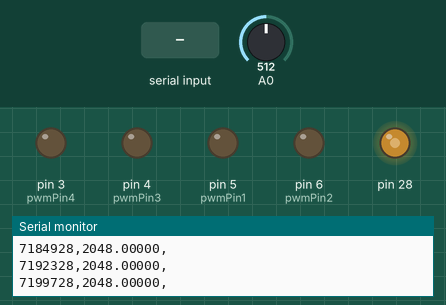
A sketch run on a simulated Teensy 4. Parts: output pins drawn as LEDs (lit = HIGH), the last lines printed to the serial monitor. The inputs (shaded band) are chosen by the test bench; at power-on: A0 = 512 (analog values on the 0–1023 scale).

Above: at 7.2 s.
7.3 s: byte 30 received over Serial
At 8.3 s:
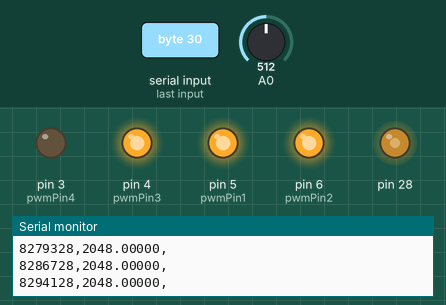
Timing chart, 0 to 10.3 s (numbered marks = the images above; inputs shaded):
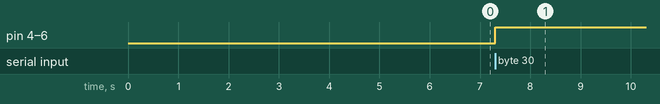

The sketch:

DC_DSP_150714_KD.ino
```cpp
/*
Low Pass filtering PMT DC signal.

*/
//Duty cycle for each pin - Change accordingly - Max of 0.5 increments
#define D_CYCLE1 100
#define D_CYCLE2 100
#define D_CYCLE3 100
#define D_CYCLE4 100

//new board
int pwmPin1 = 5;
int pwmPin2 = 6;
int pwmPin3 = 4;
int pwmPin4 = 3;//HVcontrol


//Variables
int RESOLUTION = 4096; //12 bits max resolution (DO NOT CHANGE)

int incomingByte=0;

#define BAUD_RATE 115200
#define TIMER_INT_MICROS 200
#define LENGTH_OF_DAC 10
#define N_FILTER_LENGTH 37
#define LENGTH_OF_SIGNAL 37

int in_array[LENGTH_OF_SIGNAL];
float after_LPF;

int n_samp;
int time;
bool volatile LP_Flag = false;
float correction_factor;

IntervalTimer timer0;
int dac_lut[LENGTH_OF_DAC];
float twopi = 3.14159265359 * 2;
int j;

// 1=raised cosine (calculated), 2=impulse, 3=raised cosine from lut, 4=rectangular pulse,
// 5=rectangular modulation of raised cosine, 6=Gaussian modulation of raised cosine

#define SIMULATED_SIGNAL_SELECTION 1
#define LENGTH_OF_TEST_SIGNAL 1000
float test_signal[LENGTH_OF_TEST_SIGNAL];
int volatile index_test_signal;

//-----------------------------------------------------------------
void setup_test_signal() {
  int mid, width;
  switch (SIMULATED_SIGNAL_SELECTION) {
    case 1: // raised cosine as float in range [0,2]
      for (int ii = 0; ii < LENGTH_OF_TEST_SIGNAL; ii++) {
        test_signal[ii] = 1.0 + cos(twopi*((float) ii)/ LENGTH_OF_DAC);
      }
      break;
    case 2: // impulse with range [0,1]
      for (int ii=0; ii<LENGTH_OF_TEST_SIGNAL; ii++) test_signal[ii] = 0.0;
      test_signal[LENGTH_OF_TEST_SIGNAL/2] = 1.0;
      break;
    case 3: // raised cosine using look up table, range is [0,4094]
      for (int ii=0; ii<LENGTH_OF_TEST_SIGNAL; ii++) {
        test_signal[ii] = dac_lut[ii % LENGTH_OF_DAC];
      }
      break;
    case 4: // rectangular pulse with range [0,1]
      mid = LENGTH_OF_TEST_SIGNAL/2; width = LENGTH_OF_TEST_SIGNAL/4;
      for (int ii=0; ii<LENGTH_OF_TEST_SIGNAL; ii++) test_signal[ii] = 0.0;
      for (int ii=mid-width/2; ii<mid+width/2; ii++) test_signal[ii] = 1.0;
      break;
    case 5: // rectangular modulation of raised cosine, range [0,2]
      mid = LENGTH_OF_TEST_SIGNAL/2; width = LENGTH_OF_TEST_SIGNAL/4;
      for (int ii=0; ii<LENGTH_OF_TEST_SIGNAL; ii++) test_signal[ii] = 0.0;
      for (int ii=mid-width/2; ii<mid+width/2; ii++) test_signal[ii] = 1.0;
      for (int ii = 0; ii < LENGTH_OF_TEST_SIGNAL; ii++) {
        test_signal[ii] *= 1.0 + cos(twopi*((float) ii)/ LENGTH_OF_DAC);
      }
      break;
    case 6: // Gaussian modulation of raised cosine, range [0,2]
      mid = LENGTH_OF_TEST_SIGNAL/2; width = LENGTH_OF_TEST_SIGNAL/8;
      for (int ii = 0; ii < LENGTH_OF_TEST_SIGNAL; ii++) {
        test_signal[ii] = exp( -pow((ii-mid),2.0)/(2.0*pow(width,2.0)) );
        test_signal[ii] *= (1.0 + cos(twopi*((float) ii)/ LENGTH_OF_DAC));
      }
      break;
    default:
      break;
   }
}

//-----------------------------------------------------------------

// Coefficients for FIR low-pass filter
// Order: 31
// Fs = 1000
// Fpass = 5
// Fstop = 30
// Density Factor 20
float lp_filter_coeff[N_FILTER_LENGTH] = {
           0.000326, 0.000692, 0.001207, 0.001891, 0.002756,
           0.003806, 0.005036, 0.006430, 0.007961, 0.009591,
           0.011275, 0.012958, 0.014582, 0.016086, 0.017413,
           0.018507, 0.019325, 0.019829, 0.020000, 0.019829,
           0.019325, 0.018507, 0.017413, 0.016086, 0.014582,
           0.012958, 0.011275, 0.009591, 0.007961, 0.006430,
           0.005036, 0.003806, 0.002756, 0.001891, 0.001207, 0.000692, 0.000326};

//----------------------------------------------------------------------

void LUT(){
   for(int i = 0; i < LENGTH_OF_DAC; i++){
     dac_lut[i] = (int) ((cos(twopi*((float) i)/ LENGTH_OF_DAC) + 1)*2050);
   }
}
//------------------------------------------------------------
void ISR(){
  // Set up the DAC
  //if(j >= LENGTH_OF_DAC){
  //  j = 0;
  //}
  //analogWrite(A14, dac_lut[j]);
  //j++;

  in_array[n_samp] = analogRead(0);//test_signal[index_test_signal];
  n_samp++;
  if(n_samp >= LENGTH_OF_SIGNAL){
    n_samp = 0;
    LP_Flag = true;
  }
  index_test_signal++;
  if(index_test_signal >= LENGTH_OF_TEST_SIGNAL) index_test_signal = 0;
}
//-------------------------------------------------------

float execute_LPF(){
  int lp_fifo_num = 36;

  float y_LPF = in_array[lp_fifo_num]*lp_filter_coeff[0];

  for(int fir_counter = 1; fir_counter < N_FILTER_LENGTH; fir_counter++){
        int fir_index = lp_fifo_num - fir_counter;
      if (fir_index < 0) {
        fir_index += N_FILTER_LENGTH;
      }
      y_LPF += in_array[fir_index] * lp_filter_coeff[fir_counter];

    }
   //Serial.print("\n\r y_LPF: ");
   // Serial.print(y_LPF);

    return y_LPF/correction_factor;
}


//-----------------------------------------------------------------

void timer_setup() { //setup interrupts
  timer0.begin(ISR, TIMER_INT_MICROS);
} //timer_setup()

//---------------------------------------------------------------------

void setup()
{
  //Setting the pins to 1kHz frequency
  analogWriteFrequency(pwmPin1, 1000);
  analogWriteFrequency(pwmPin2, 1000);
  analogWriteFrequency(pwmPin3, 1000);
  analogWriteFrequency(pwmPin4, 1000);
  //Set the pins as outputs
  pinMode(pwmPin1, OUTPUT);
  pinMode(pwmPin2, OUTPUT);
  pinMode(pwmPin3, OUTPUT);
  pinMode(pwmPin4, OUTPUT);

  analogWriteResolution(12); // Set up DAC resolution
  analogReadResolution(12); // Set up DAC resolution
  analogWrite(A14, RESOLUTION/2); // Will output 1.65 volts on DAC to illuminate
                                  // the laser at the same intensity as modulated laser
  //j = 0;
  correction_factor = 0;

  for(int i = 0; i < N_FILTER_LENGTH; i++){
    correction_factor += lp_filter_coeff[i];
  }

  LUT();
  index_test_signal = 0;
  setup_test_signal();
  Serial.begin(BAUD_RATE);
  Serial.flush();
  delay(5000);

  //Serial.print("\n\rHello! Right now we are low pass filtering the input of DC PMT signal.");
  //Serial.print("\n\r Correction factor: ");
  //Serial.print(correction_factor);
  //Serial.print("\n\r");
  delay(1000);
  timer_setup();
}

void loop()
{
  if(LP_Flag){

    //int temp;
    LP_Flag = false;
    after_LPF = execute_LPF();

    //temp = int(after_LPF);
    time = micros(); // the time in microseconds since the program was started

    Serial.print(time); Serial.print(",");
    Serial.print(after_LPF,5); Serial.print(",\n\r");

  //We will write our values as an array of bytes for easy
  //transmission and retrieval
  //unsigned char serialBytes[8];
  //serialBytes[0] = (time >> 24) & 0xff;
  //serialBytes[1] = (time >> 16) & 0xff;
  //serialBytes[2] = (time >> 8) & 0xff;
  //serialBytes[3] = time & 0xff;
  //serialBytes[4] = (temp >> 24) & 0xff;
  //serialBytes[5] = (temp >> 16) & 0xff;
  //serialBytes[6] = (temp >> 8) & 0xff;
  //serialBytes[7] = temp & 0xff;
  //Serial.write(serialBytes,8);
  }

  while(Serial.available())
  {
    incomingByte = Serial.read();
    switch (incomingByte)//Cases are in DEC format
    {
      case 49://Number 1 in 8-bit decimal
        // HV on
        analogWrite(pwmPin1, RESOLUTION*D_CYCLE1/100);
        analogWrite(pwmPin2, RESOLUTION*D_CYCLE2/100);
        analogWrite(pwmPin3, RESOLUTION*D_CYCLE3/100);
        analogWrite(pwmPin4, RESOLUTION*D_CYCLE4/100);//HV on
        break;
      case 50://Number 2 in 8-bit decimal
        // Injection
        analogWrite(pwmPin1, RESOLUTION*(D_CYCLE1-83)/100);
        analogWrite(pwmPin2, RESOLUTION*(D_CYCLE2-83)/100);
        analogWrite(pwmPin3, RESOLUTION*(D_CYCLE3-94)/100);
        analogWrite(pwmPin4, RESOLUTION*D_CYCLE4/100);
        break;
      case 51:
        // Separation
        analogWrite(pwmPin1, RESOLUTION*(D_CYCLE1-100)/100);
        analogWrite(pwmPin2, RESOLUTION*(D_CYCLE2-78)/100);
        analogWrite(pwmPin3, RESOLUTION*(D_CYCLE3-78)/100);
        analogWrite(pwmPin4, RESOLUTION*D_CYCLE4/100);
        break;
      default:
        // HV off
        analogWrite(pwmPin1, RESOLUTION*D_CYCLE1/100);
        analogWrite(pwmPin2, RESOLUTION*D_CYCLE2/100);
        analogWrite(pwmPin3, RESOLUTION*D_CYCLE3/100);
        analogWrite(pwmPin4, 0);//HV off
        break;
    }
  }
}
```

Measured:
- after the input at 7.3 s, pin 4 (pwmPin3), pin 5 (pwmPin1), pin 6 (pwmPin2): LOW → HIGH at once
